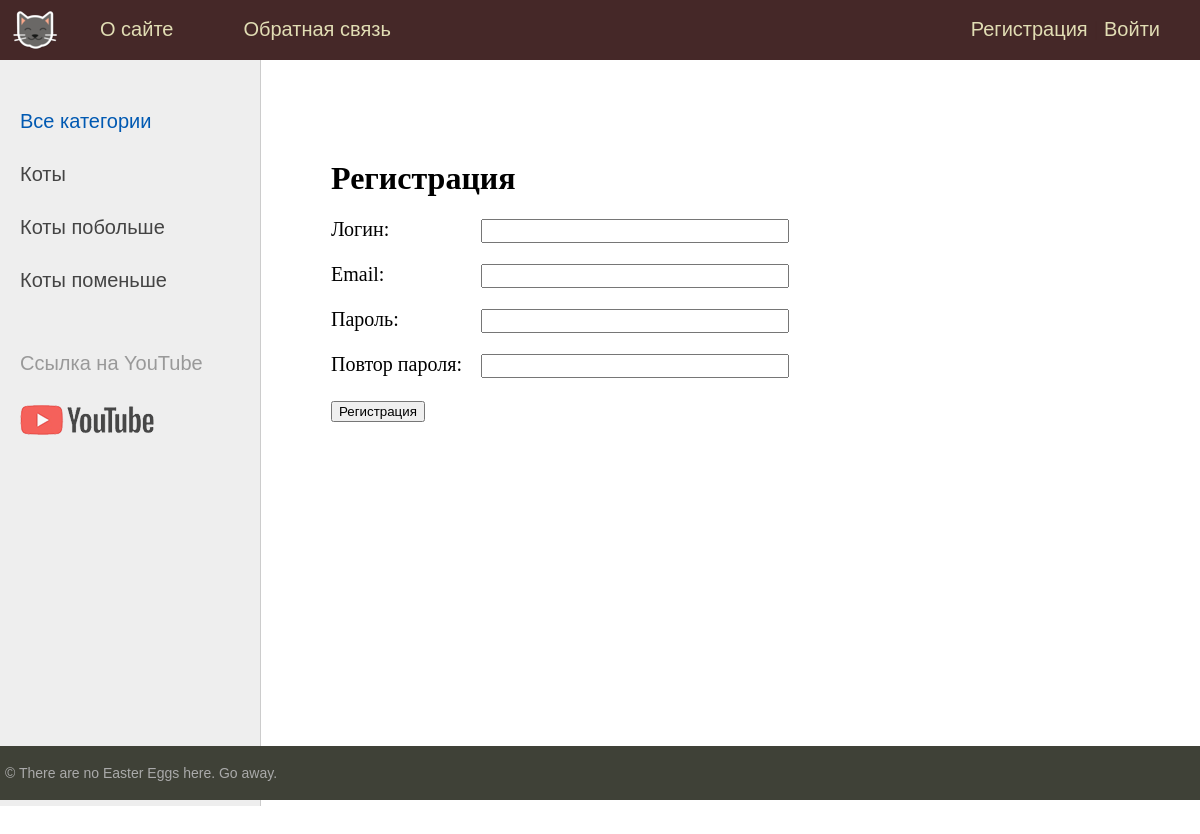
Screenshot of /register/ with the database file from the repository.
### cats/models.py (models this page shows, shortened)
class Category(models.Model):
	name = models.CharField(max_length=100, db_index=True, verbose_name='Категория')
	slug = models.SlugField(max_length=255, unique=True, db_index=True, verbose_name='URL')
	def get_absolute_url(self):
		return reverse('category', kwargs={'category_slug': self.slug})
	class Meta:
		verbose_name = 'Категория'
		verbose_name_plural = 'Категории'
		ordering = ['id']

### cats/views.py (the view, shortened to what this page needs)
# urls.py: path('register/', RegisterUser.as_view(), name='register'),
class RegisterUser(DataMixin, CreateView):
	form_class = RegisterUserForm
	template_name = 'cats/register.html'
	success_url = reverse_lazy('login')
	def get_context_data(self, *, object_list=None, **kwargs):
		context = super().get_context_data(**kwargs)
		c_def = self.get_user_context(title='Регистрация')
		return dict(list(context.items()) + list(c_def.items()))

### cats/forms.py
class RegisterUserForm(UserCreationForm):
	username = forms.CharField(label='Логин', widget=forms.TextInput(attrs={'class': 'form-input'}))
	email = forms.EmailField(label='Email', widget=forms.EmailInput(attrs={'class': 'form-input'}))
	password1 = forms.CharField(label='Пароль', widget=forms.PasswordInput(attrs={'class': 'form-input'}))
	password2 = forms.CharField(label='Повтор пароля', widget=forms.PasswordInput(attrs={'class': 'form-input'}))
	class Meta:
		model = User
		fields = ('username', 'email', 'password1', 'password2')

### cats/utils.py (called while the page is built)
	def get_user_context(self, **kwargs):
		context = kwargs
		categories = cache.get('categories')
		if not categories:
			categories = Category.objects.annotate(Count('cats'))
			cache.set('categories', categories, 60)
		user_menu = menu.copy()
		if not self.request.user.is_authenticated:
			user_menu.pop(1)
		context['menu'] = user_menu
		context['categories'] = categories
		if 'category_selected' not in context:
			context['category_selected'] = 0
		return context

### cats/templates/cats/register.html (shortened to what this page needs)
{% extends 'cats/base.html' %}
{% block content %}
<h1>{{title}}</h1>
<form method="post">
{% for f in form %}
<p><label class="form-label" for="{{ f.id_for_label }}">{{ f.label }}: </label>{{ f }}</p>
{% endfor %}
	<button type="submit">Регистрация</button>
</form>
{% endblock %}

### cats/templates/cats/base.html (shortened to what this page needs)
{% load static %}
{% load cats_tags %}
<!DOCTYPE html>
<html>
<head>
	<link type="text/css" href="{% static 'cats/css/styles.css' %}" rel="stylesheet" />
</head>
<body>
<table class="table-page" border=0 cellpadding="0" cellspacing="0">
<tr><td valign=top>
{% block mainmenu %}
		<div class="header">
			<ul id="mainmenu" class="mainmenu">
			<li class="logo"><a href="{% url 'home' %}"><div class="logo"></div></a></li>
{% for m in menu %}
			<li><a href="{% url m.url_name%}">{{m.title}}</a></li>
{% endfor %}
				{% if request.user.is_authenticated %}
				<li class="last"> {{ user.username }} | <a href="{% url 'logout' %}">Выйти</a></li>
				{% else %}
				<li class="last"><a href="{% url 'register' %}">Регистрация</a> | <a href="{% url 'login' %}">Войти</a></li>
				{% endif %}
			</ul>
		</div>
{% endblock mainmenu %}
<table class="table-content" border=0 cellpadding="0" cellspacing="0">
<tr>
	<td valign="top" class="left-chapters">
	<ul id="leftchapters">
{% if category_selected == 0 %}
		<li class="selected">Все категории</li>
{% else %}
		<li><a href="{% url 'home' %}">Все категории</a></li>
{% endif %}
{% for c in categories %}
	{% if c.pk == category_selected %}
		<li class="selected">{{c.name}}</li>
	{% else %}
		<li><a href="{{ c.get_absolute_url }}">{{c.name}}</a></li>
	{% endif %}
{% endfor %}
		<li class="share">
		<p>Ссылка на YouTube</p>
		<a class="share-yt" href="https://www.youtube.com/results?search_query=%D0%BA%D0%BE%D1%82%D0%B8%D0%BA%D0%B8" target="_blank" rel="nofollow"></a>
		</li>
	</ul>
</td>
<td valign="top" class="content">
	<div class="content-text">
{% block content %}
{% endblock %}
	</div>
</td></tr></table>
</td></tr>
<tr><td valign=top>
	<div id="footer">
		<p>&copy; There are no Easter Eggs here. Go away.</p>
	</div>
</td></tr></table>
</body>
</html>

### cats/static/cats/css/styles.css (style rules this page uses)
html, body { font-family: 'Arial'; margin: 0; padding: 0; height: 100%; width: 100%; color: #444; }
a { color: #0059b2; text-decoration: none; }
.table-page { width: 100%; height: 100%; vertical-align: top; }
.table-page tr { height: 100%; }
.header { background: #452828; height: 60px; }
.logo { background: url('../images/Cat-icon.png') no-repeat 10px 5px; width: 70px; height: 60px; }
ul.mainmenu { list-style: none; margin: 0; padding: 0; height: 60px; color: #452828; font-size: 20px; overflow: hidden; }
ul.mainmenu li { float: left; margin: 18px 40px 0 30px; }
ul.mainmenu li.logo { margin: 0; }
ul.mainmenu li.last { float: right; }
ul.mainmenu li a { color: #E1DDB4; text-decoration: none; }
.table-content { width: 100%; min-height: 100%; height: 100%; }
.left-chapters { margin: 0; background: #eee; border-right: 1px solid #ccc; min-height: 100%; }
.left-chapters ul { width: 230px; min-height: 100%; margin: 0; padding: 20px 10px 10px 20px; list-style: none; font-size: 20px; }
.left-chapters ul li { margin: 30px 0 0 0; color: #999; }
.left-chapters ul li.selected { color: #0059b2; }
.left-chapters ul li a { color: #444; text-decoration: none; }
.left-chapters ul li.share { margin: 60px 0 0 0; }
.left-chapters ul li.share p { margin: 30px 0 30px 0; }
.left-chapters ul li.share a { display: inline-block; width: 40px; height: 40px; margin: 0 20px 0 0; }
.left-chapters ul li.share a.share-yt { width: 100%; height: 30px; background: url('../images/share_yt.png') no-repeat 0 0 }
.content { padding: 40px 20px 20px 40px; width: 100%; box-sizing: border-box; }
.content-text { margin: 60px 0 0 30px; color: #000; font-size: 20px; font-family: Yandex Sans Display Light; }
.content-text h1 { font-size: 32px; }
#footer { box-sizing: border-box; background: #3F4137; padding: 5px; color: #aaa; font-size: 14px; font-family: Verdana, Geneva, Arial, Helvetica; text-align: left; overflow: hidden; }
.form-input { width: 300px; font-size: 16px; }
.form-label { display: inline-block; min-width: 150px; vertical-align: top; }

### rows the page displays
Category: name "Коты"
Category: name "Коты побольше"
Category: name "Коты поменьше"

### other values shown
{{ m.title }} "О сайте" "Обратная связь"
{{ title }} "Регистрация"
{{ f.label }} "Логин" "Email" "Пароль" "Повтор пароля"
